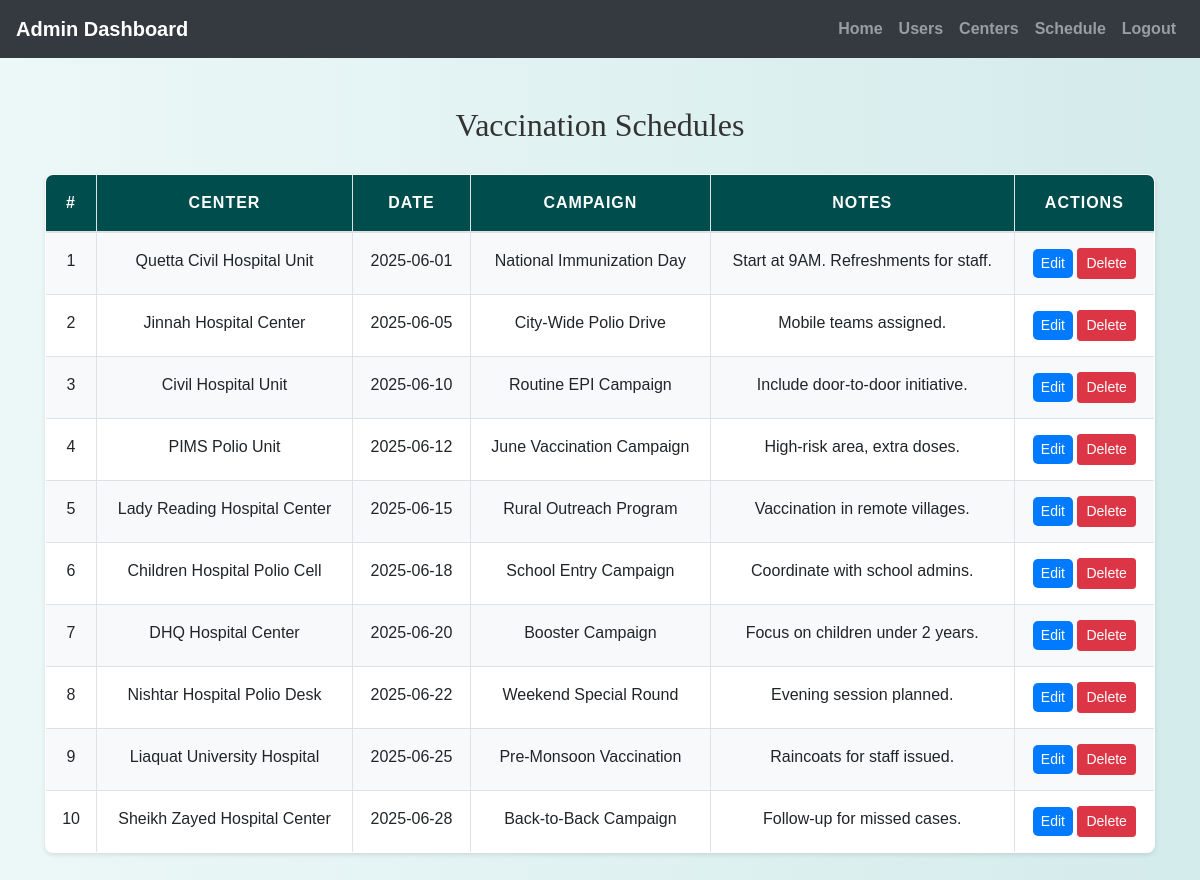
/admin/view_schedules.php (signed in), run on the app's committed database.
### tables this page shows
CREATE TABLE `vaccination_schedules` (
  `id` int(11) NOT NULL,
  `center_id` int(11) NOT NULL,
  `vaccine_date` date NOT NULL,
  `campaign_name` varchar(255) NOT NULL,
  `notes` text DEFAULT NULL
);

CREATE TABLE `vaccination_centers` (
  `id` int(11) NOT NULL,
  `name` varchar(100) NOT NULL,
  `location` varchar(255) NOT NULL,
  `contact_number` varchar(20) NOT NULL
);

### admin/view_schedules.php (the view, shortened to what this page needs)
<?php
include('config.php');
$schedules = mysqli_query($conn, "
    SELECT vaccination_schedules.*, vaccination_centers.name AS center_name
    FROM vaccination_schedules
    JOIN vaccination_centers ON vaccination_schedules.center_id = vaccination_centers.id
    ORDER BY vaccine_date ASC
");
?>
<!DOCTYPE html>
<html>
<head>
    <link rel="stylesheet" href="https://maxcdn.bootstrapcdn.com/bootstrap/4.5.2/css/bootstrap.min.css">
    <link rel="stylesheet" href="../css/style.css">
</head>
<body>
<?php include('admin_navbar.php'); ?>
<div class="container mt-5 mb-5">
    <h2>Vaccination Schedules</h2>
    <table class="table table-bordered table-striped">
        <thead>
            <tr>
                <th>#</th>
                <th>Center</th>
                <th>Date</th>
                <th>Campaign</th>
                <th>Notes</th>
                <th>Actions</th>
            </tr>
        </thead>
        <tbody>
        <?php $count = 1; while ($row = mysqli_fetch_assoc($schedules)): ?>
            <tr>
                <td><?= $count++ ?></td>
                <td><?= htmlspecialchars($row['center_name']) ?></td>
                <td><?= $row['vaccine_date'] ?></td>
                <td><?= htmlspecialchars($row['campaign_name']) ?></td>
                <td><?= htmlspecialchars($row['notes']) ?></td>
                <td>
                    <a href="edit_schedule.php?id=<?= $row['id'] ?>" class="btn btn-sm btn-primary">Edit</a>
                    <a href="?delete=<?= $row['id'] ?>" class="btn btn-sm btn-danger" onclick="return confirm('Are you sure you want to delete this schedule?');">Delete</a>
                </td>
            </tr>
        <?php endwhile; ?>
        </tbody>
    </table>
</div>
</body>
</html>

### css/style.css (style rules this page uses)
body { background: linear-gradient(90deg, rgba(233, 246, 246, 0.831), rgba(207, 233, 233, 0.9)); font-family: 'Arial', sans-serif; color: #333; line-height: 1.6; }
h1, h2, h3, h4 { text-align: center; margin-top: 30px; margin-bottom: 30px; font-family: 'Georgia', serif; }
.container { margin-bottom: 40px; }
.table { width: 100%; border-collapse: collapse; margin-top: 20px; font-size: 16px; background-color: #ffffff; border-radius: 8px; overflow: hidden; box-shadow: 0 2px 4px rgba(0, 0, 0, 0.1); }
.table th, .table td { padding: 15px; border: 1px solid #dee2e6; text-align: center; }
.table thead th { background-color: #004d4d; color: white; font-weight: bold; text-transform: uppercase; letter-spacing: 1px; }
.table tbody tr:nth-child(odd) { background-color: #f8f9fa; }
.btn-primary { color: #fff; border: none; border-radius: 5px; cursor: pointer; transition: background-color 0.3s ease; }
a { color: #006666; text-decoration: none; font-weight: bold; }

### data on the page
vaccination_schedules: center.name "Quetta Civil Hospital Unit", vaccine_date "2025-06-01", campaign_name "National Immunization Day", notes "Start at 9AM. Refreshments for staff."
vaccination_schedules: center.name "Jinnah Hospital Center", vaccine_date "2025-06-05", campaign_name "City-Wide Polio Drive", notes "Mobile teams assigned."
vaccination_schedules: center.name "Civil Hospital Unit", vaccine_date "2025-06-10", campaign_name "Routine EPI Campaign", notes "Include door-to-door initiative."
vaccination_schedules: center.name "PIMS Polio Unit", vaccine_date "2025-06-12", campaign_name "June Vaccination Campaign", notes "High-risk area, extra doses."
vaccination_schedules: center.name "Lady Reading Hospital Center", vaccine_date "2025-06-15", campaign_name "Rural Outreach Program", notes "Vaccination in remote villages."
vaccination_schedules: center.name "Children Hospital Polio Cell", vaccine_date "2025-06-18", campaign_name "School Entry Campaign", notes "Coordinate with school admins."
vaccination_schedules: center.name "DHQ Hospital Center", vaccine_date "2025-06-20", campaign_name "Booster Campaign", notes "Focus on children under 2 years."
vaccination_schedules: center.name "Nishtar Hospital Polio Desk", vaccine_date "2025-06-22", campaign_name "Weekend Special Round", notes "Evening session planned."
vaccination_schedules: center.name "Liaquat University Hospital", vaccine_date "2025-06-25", campaign_name "Pre-Monsoon Vaccination", notes "Raincoats for staff issued."
vaccination_schedules: center.name "Sheikh Zayed Hospital Center", vaccine_date "2025-06-28", campaign_name "Back-to-Back Campaign", notes "Follow-up for missed cases."
